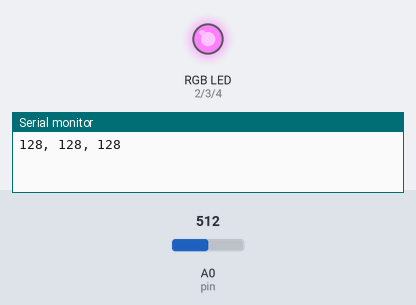
Bench run of a sketch on a simulated Arduino Uno, built with avr-gcc and run on an emulated ATmega328P. Parts: an RGB LED mixed from three pins (HIGH = lit), the last lines printed to the serial monitor. The inputs (shaded band) are chosen by the test bench; at power-on: A0 (pin) = 512. Dim RGB values are drawn brighter than linear.

Above: at 1.8 s.
1.9 s: A0 (pin) set to 716
At 4.4 s:
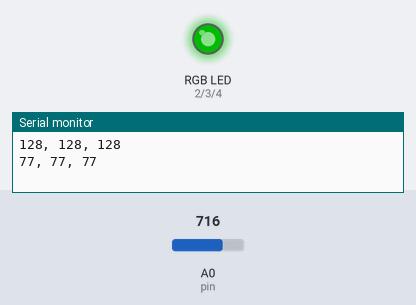
5.6 s: A0 (pin) set to 511
At 7.3 s:
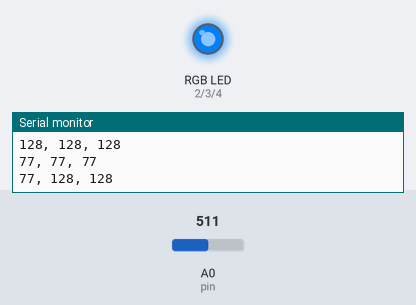
9.1 s: A0 (pin) set to 306
At 12.3 s:
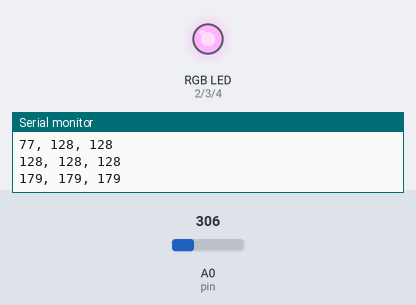
12.8 s: A0 (pin) set to 122
16.5 s: A0 (pin) set to 900
At 17.3 s:
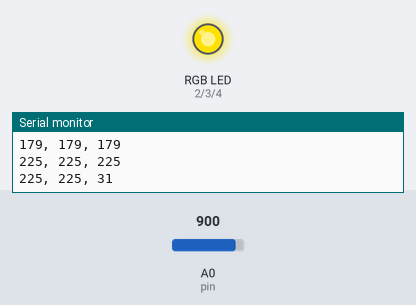
20.0 s: A0 (pin) set to 1023
Timing chart, 0 to 24.7 s (numbered marks = the images above; inputs shaded):
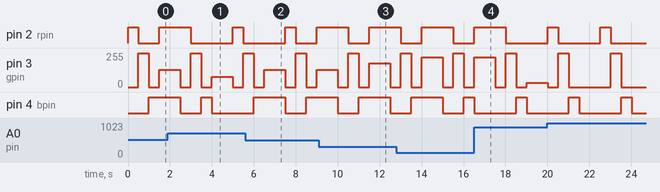

Measured:
- after the input at 16.5 s, pin 2 (rpin): goes on until 18.0 s, then stays LOW
- by itself, pin 4 (bpin): alternates HIGH for 0.50 s and LOW for 2.0 s

The sketch:

rgb_color_picker.ino
```cpp
int pin = A0;
int rpin = 2;
int gpin = 3;
int bpin = 4;
void setup() {
  Serial.begin(9600);
  pinMode(rpin, OUTPUT);
  pinMode(gpin, OUTPUT);
  pinMode(bpin, OUTPUT);
}

void loop() {
  int rb, gb, bb;
  rgb(255, 0, 0);
  delay(500);
  rb = map(analogRead(pin), 0, 1023, 255, 0);

  rgb(0, 255, 0);
  delay(500);
  gb = map(analogRead(pin), 0, 1023, 255, 0);

  rgb(0, 0, 255);
  delay(500);
  bb = map(analogRead(pin), 0, 1023, 255, 0);

  rgb(rb, gb, bb);
  Serial.print(rb);
  Serial.print(", ");
  Serial.print(gb);
  Serial.print(", ");
  Serial.println(bb);
  delay(1000);
}

void rgb(int r, int g, int b)
{
  analogWrite(rpin, r);
  analogWrite(gpin, g);
  analogWrite(bpin, b);
}
```
